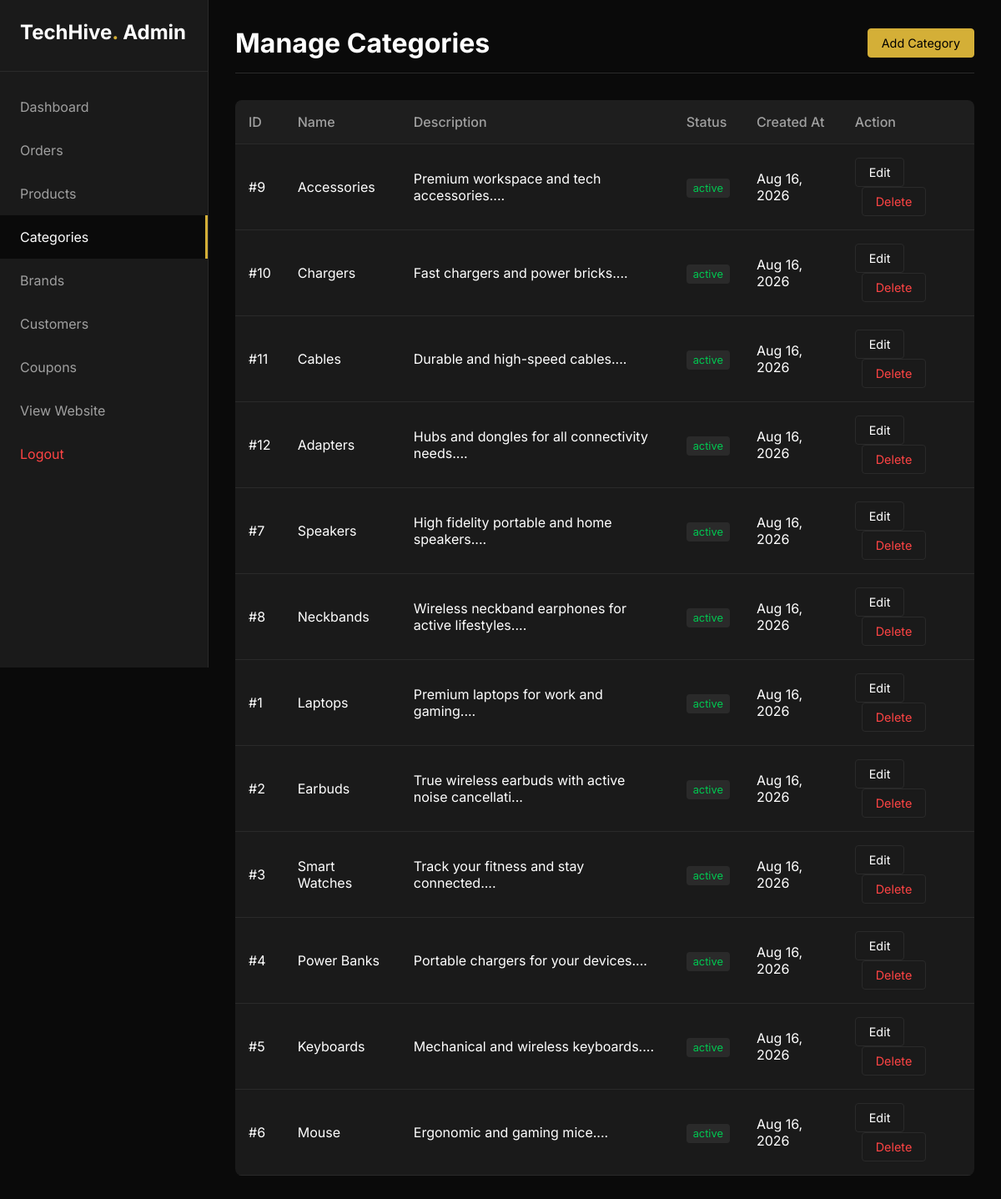
Screenshot of /admin/categories.php (signed in) with the database file from the repository.
### tables this page shows
CREATE TABLE `categories` (
  `category_id` int(11) NOT NULL AUTO_INCREMENT,
  `name` varchar(100) NOT NULL,
  `slug` varchar(100) NOT NULL,
  `description` text DEFAULT NULL,
  `image` varchar(255) DEFAULT NULL,
  `status` enum('active','inactive') NOT NULL DEFAULT 'active',
  `created_at` timestamp NOT NULL DEFAULT current_timestamp(),
  PRIMARY KEY (`category_id`),
  UNIQUE KEY `slug` (`slug`)
);

### admin/categories.php (the view, shortened to what this page needs)
<?php
require_once '../config/database.php';
$stmt = $pdo->query("SELECT * FROM categories ORDER BY created_at DESC");
$categories = $stmt->fetchAll();
?>
<!DOCTYPE html>
<html lang="en">
<head>
    <link rel="stylesheet" href="../assets/css/admin.css">
</head>
<body>
    <?php include 'includes/sidebar.php'; ?>
    <main class="admin-main">
        <div class="admin-header">
            <h1>Manage Categories</h1>
            <a href="add_category.php" class="btn btn-primary">Add Category</a>
        </div>
        <table class="admin-table">
            <thead>
                <tr>
                    <th>ID</th>
                    <th>Name</th>
                    <th>Description</th>
                    <th>Status</th>
                    <th>Created At</th>
                    <th>Action</th>
                </tr>
            </thead>
            <tbody>
                <?php foreach($categories as $cat): ?>
                <tr>
                    <td>#<?= $cat['category_id'] ?></td>
                    <td><?= htmlspecialchars($cat['name']) ?></td>
                    <td><?= htmlspecialchars(substr($cat['description'], 0, 50)) ?>...</td>
                    <td>
                        <span style="padding: 0.25rem 0.5rem; background: var(--border); border-radius: 4px; font-size: 0.8rem; color: <?= $cat['status'] == 'active' ? 'var(--success)' : 'var(--error)' ?>;">
                            <?= htmlspecialchars($cat['status']) ?>
                        </span>
                    </td>
                    <td><?= date('M d, Y', strtotime($cat['created_at'])) ?></td>
                    <td>
                        <a href="edit_category.php?id=<?= $cat['category_id'] ?>" class="btn">Edit</a>
                        <a href="delete_category.php?id=<?= $cat['category_id'] ?>" class="btn" style="color: var(--error); margin-left: 0.5rem;" onclick="return confirm('Delete this category?');">Delete</a>
                    </td>
                </tr>
                <?php endforeach; ?>
            </tbody>
        </table>
    </main>
</body>
</html>

### assets/css/admin.css (style rules this page uses)
:root { --primary: #0A0A0A; --surface: #1A1A1A; --border: #2A2A2A; --text: #FFFFFF; --muted: #A0A0A0; --accent: #D4AF37; --success: #00C851; --error: #FF4444; }
* { margin: 0; padding: 0; box-sizing: border-box; }
body { font-family: 'Inter', sans-serif; background-color: var(--primary); color: var(--text); display: flex; }
a { text-decoration: none; color: inherit; }
.admin-main { margin-left: 250px; flex-grow: 1; padding: 2rem; min-height: 100vh; }
.admin-header { display: flex; justify-content: space-between; align-items: center; margin-bottom: 2rem; padding-bottom: 1rem; border-bottom: 1px solid var(--border); }
.admin-table { width: 100%; border-collapse: collapse; background: var(--surface); border-radius: 8px; overflow: hidden; }
.admin-table th, .admin-table td { padding: 1rem; text-align: left; border-bottom: 1px solid var(--border); }
.admin-table th { background: rgba(255,255,255,0.02); color: var(--muted); font-weight: 500; }
.btn { display: inline-block; padding: 0.5rem 1rem; background: var(--surface); border: 1px solid var(--border); color: var(--text); border-radius: 4px; cursor: pointer; font-size: 0.9rem; }
.btn-primary { background: var(--accent); color: #000; border-color: var(--accent); }

### rows the page displays
categories: category_id "9", name "Accessories", description "Premium workspace and tech accessories.", status "active", created_at "Aug 16, 2026"
categories: category_id "10", name "Chargers", description "Fast chargers and power bricks.", status "active", created_at "Aug 16, 2026"
categories: category_id "11", name "Cables", description "Durable and high-speed cables.", status "active", created_at "Aug 16, 2026"
categories: category_id "12", name "Adapters", description "Hubs and dongles for all connectivity needs.", status "active", created_at "Aug 16, 2026"
categories: category_id "7", name "Speakers", description "High fidelity portable and home speakers.", status "active", created_at "Aug 16, 2026"
categories: category_id "8", name "Neckbands", description "Wireless neckband earphones for active lifestyles.", status "active", created_at "Aug 16, 2026"
categories: category_id "1", name "Laptops", description "Premium laptops for work and gaming.", status "active", created_at "Aug 16, 2026"
categories: category_id "2", name "Earbuds", description "True wireless earbuds with active noise cancellati", status "active", created_at "Aug 16, 2026"
categories: category_id "3", name "Smart Watches", description "Track your fitness and stay connected.", status "active", created_at "Aug 16, 2026"
categories: category_id "4", name "Power Banks", description "Portable chargers for your devices.", status "active", created_at "Aug 16, 2026"
categories: category_id "5", name "Keyboards", description "Mechanical and wireless keyboards.", status "active", created_at "Aug 16, 2026"
categories: category_id "6", name "Mouse", description "Ergonomic and gaming mice.", status "active", created_at "Aug 16, 2026"
